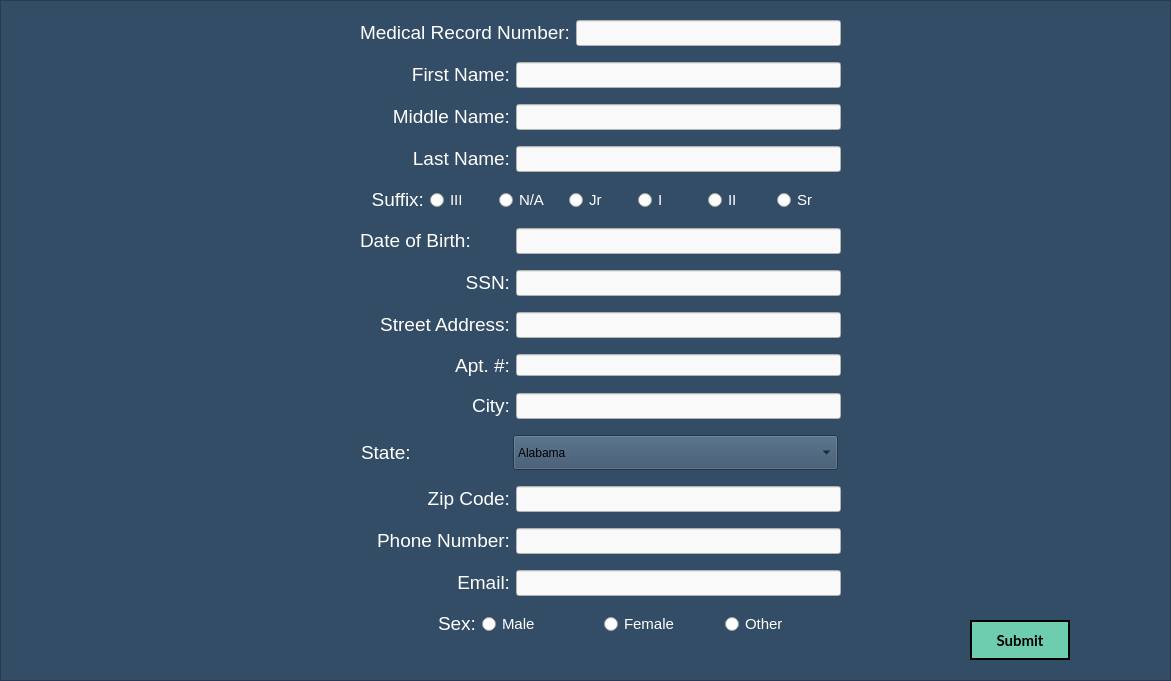
    <widget class="QFrame" name="InputsFrame">
     <property name="geometry">
      <rect>
       <x>110</x>
       <y>200</y>
       <width>1171</width>
       <height>681</height>
      </rect>
     </property>
     <property name="minimumSize">
      <size>
       <width>0</width>
       <height>681</height>
      </size>
     </property>
     <property name="maximumSize">
      <size>
       <width>16777215</width>
       <height>630</height>
      </size>
     </property>
     <property name="styleSheet">
      <string notr="true">QFrame {
	border-image: none;
	background-color: rgb(52, 77, 103);
}</string>
     </property>
     <property name="frameShape">
      <enum>QFrame::StyledPanel</enum>
     </property>
     <property name="frameShadow">
      <enum>QFrame::Raised</enum>
     </property>
     <widget class="QWidget" name="verticalLayoutWidget">
      <property name="geometry">
       <rect>
        <x>360</x>
        <y>10</y>
        <width>481</width>
        <height>651</height>
       </rect>
      </property>
      <layout class="QVBoxLayout" name="verticalLayout_9">
       <item>
        <layout class="QHBoxLayout" name="horizontalLayout_MedicalRecordNumber">
         <item>
          <widget class="QLabel" name="Medical_Record_Number_label">
           <property name="font">
            <font>
             <pointsize>14</pointsize>
            </font>
           </property>
           <property name="styleSheet">
            <string notr="true">background-color: rgb(52, 77, 103);</string>
           </property>
           <property name="text">
            <string>&lt;html&gt;&lt;head/&gt;&lt;body&gt;&lt;p&gt;&lt;span style=&quot; color:#ffffff;&quot;&gt;Medical Record Number:&lt;/span&gt;&lt;/p&gt;&lt;/body&gt;&lt;/html&gt;</string>
           </property>
           <property name="alignment">
            <set>Qt::AlignRight|Qt::AlignTrailing|Qt::AlignVCenter</set>
           </property>
          </widget>
         </item>
         <item>
          <widget class="QLineEdit" name="mrn_lineEdit">
           <property name="maximumSize">
            <size>
             <width>10000</width>
             <height>16777215</height>
            </size>
           </property>
           <property name="font">
            <font>
             <pointsize>11</pointsize>
            </font>
           </property>
           <property name="styleSheet">
            <string notr="true">background-color: rgb(249, 249, 249);</string>
           </property>
          </widget>
         </item>
        </layout>
       </item>
       <item>
        <layout class="QHBoxLayout" name="horizontalLayout_FirstName">
         <item>
          <widget class="QLabel" name="first_name_label">
           <property name="font">
            <font>
             <pointsize>14</pointsize>
            </font>
           </property>
           <property name="styleSheet">
            <string notr="true">background-color: rgb(52, 77, 103);</string>
           </property>
           <property name="text">
            <string>&lt;html&gt;&lt;head/&gt;&lt;body&gt;&lt;p&gt;&lt;span style=&quot; color:#ffffff;&quot;&gt;First Name:&lt;/span&gt;&lt;/p&gt;&lt;/body&gt;&lt;/html&gt;</string>
           </property>
           <property name="alignment">
            <set>Qt::AlignRight|Qt::AlignTrailing|Qt::AlignVCenter</set>
           </property>
          </widget>
         </item>
         <item>
          <widget class="QLineEdit" name="first_name_lineEdit">
           <property name="maximumSize">
            <size>
             <width>325</width>
             <height>16777215</height>
            </size>
           </property>
           <property name="font">
            <font>
             <pointsize>11</pointsize>
            </font>
           </property>
           <property name="styleSheet">
            <string notr="true">background-color: rgb(249, 249, 249);</string>
           </property>
           <property name="readOnly">
            <bool>false</bool>
           </property>
          </widget>
         </item>
        </layout>
       </item>
       <item>
        <layout class="QHBoxLayout" name="horizontalLayout_MiddleName">
         <item>
          <widget class="QLabel" name="middle_name_label">
           <property name="font">
            <font>
             <pointsize>14</pointsize>
            </font>
           </property>
           <property name="styleSheet">
            <string notr="true">background-color: rgb(52, 77, 103);</string>
           </property>
           <property name="text">
            <string>&lt;html&gt;&lt;head/&gt;&lt;body&gt;&lt;p&gt;&lt;span style=&quot; color:#ffffff;&quot;&gt;Middle Name:&lt;/span&gt;&lt;/p&gt;&lt;/body&gt;&lt;/html&gt;</string>
           </property>
           <property name="alignment">
            <set>Qt::AlignRight|Qt::AlignTrailing|Qt::AlignVCenter</set>
           </property>
          </widget>
         </item>
         <item>
          <widget class="QLineEdit" name="middle_name_lineEdit">
           <property name="maximumSize">
            <size>
             <width>325</width>
             <height>16777215</height>
            </size>
           </property>
           <property name="font">
            <font>
             <pointsize>11</pointsize>
            </font>
           </property>
           <property name="styleSheet">
            <string notr="true">background-color: rgb(249, 249, 249);</string>
           </property>
           <property name="readOnly">
            <bool>false</bool>
           </property>
          </widget>
         </item>
        </layout>
       </item>
       <item>
        <layout class="QHBoxLayout" name="horizontalLayout_LastName">
         <item>
          <widget class="QLabel" name="last_name_label">
           <property name="font">
            <font>
             <pointsize>14</pointsize>
            </font>
           </property>
           <property name="styleSheet">
            <string notr="true">background-color: rgb(52, 77, 103);</string>
           </property>
           <property name="text">
            <string>&lt;html&gt;&lt;head/&gt;&lt;body&gt;&lt;p&gt;&lt;span style=&quot; color:#ffffff;&quot;&gt;Last Name:&lt;/span&gt;&lt;/p&gt;&lt;/body&gt;&lt;/html&gt;</string>
           </property>
           <property name="alignment">
            <set>Qt::AlignRight|Qt::AlignTrailing|Qt::AlignVCenter</set>
           </property>
          </widget>
         </item>
         <item>
          <widget class="QLineEdit" name="last_name_lineEdit">
           <property name="maximumSize">
            <size>
             <width>325</width>
             <height>16777215</height>
            </size>
           </property>
           <property name="font">
            <font>
             <pointsize>11</pointsize>
            </font>
           </property>
           <property name="styleSheet">
            <string notr="true">background-color: rgb(249, 249, 249);</string>
           </property>
          </widget>
         </item>
        </layout>
       </item>
       <item>
        <layout class="QHBoxLayout" name="horizontalLayout_Suffeix">
         <item>
          <widget class="QLabel" name="suffix_label">
           <property name="font">
            <font>
             <pointsize>14</pointsize>
            </font>
           </property>
           <property name="styleSheet">
            <string notr="true">background-color: rgb(52, 77, 103);</string>
           </property>
           <property name="text">
            <string>&lt;html&gt;&lt;head/&gt;&lt;body&gt;&lt;p&gt;&lt;span style=&quot; color:#ffffff;&quot;&gt;Suffix:&lt;/span&gt;&lt;/p&gt;&lt;/body&gt;&lt;/html&gt;</string>
           </property>
           <property name="alignment">
            <set>Qt::AlignRight|Qt::AlignTrailing|Qt::AlignVCenter</set>
           </property>
          </widget>
         </item>
         <item>
          <widget class="QRadioButton" name="III_radioButton_3">
           <property name="font">
            <font>
             <pointsize>11</pointsize>
            </font>
           </property>
           <property name="styleSheet">
            <string notr="true">color: rgb(255, 255, 255);</string>
           </property>
           <property name="text">
            <string>III</string>
           </property>
          </widget>
         </item>
         <item>
          <widget class="QRadioButton" name="radioButton_8">
           <property name="font">
            <font>
             <pointsize>11</pointsize>
            </font>
           </property>
           <property name="styleSheet">
            <string notr="true">color: rgb(255, 255, 255);</string>
           </property>
           <property name="text">
            <string>N/A</string>
           </property>
          </widget>
         </item>
         <item>
          <widget class="QRadioButton" name="jr_radioButton_3">
           <property name="font">
            <font>
             <pointsize>11</pointsize>
            </font>
           </property>
           <property name="styleSheet">
            <string notr="true">color: rgb(255, 255, 255);</string>
           </property>
           <property name="text">
            <string>Jr</string>
           </property>
          </widget>
         </item>
         <item>
          <widget class="QRadioButton" name="I_radioButton_3">
           <property name="font">
            <font>
             <pointsize>11</pointsize>
            </font>
           </property>
           <property name="styleSheet">
            <string notr="true">color: rgb(255, 255, 255);</string>
           </property>
           <property name="text">
            <string>I</string>
           </property>
          </widget>
         </item>
         <item>
          <widget class="QRadioButton" name="II_radioButton_3">
           <property name="font">
            <font>
             <pointsize>11</pointsize>
            </font>
           </property>
           <property name="styleSheet">
            <string notr="true">color: rgb(255, 255, 255);</string>
           </property>
           <property name="text">
            <string>II</string>
           </property>
          </widget>
         </item>
         <item>
          <widget class="QRadioButton" name="sr_radioButton_3">
           <property name="font">
            <font>
             <pointsize>11</pointsize>
            </font>
           </property>
           <property name="styleSheet">
            <string notr="true">color: rgb(255, 255, 255);</string>
           </property>
           <property name="text">
            <string>Sr</string>
           </property>
          </widget>
         </item>
        </layout>
       </item>
       <item>
        <layout class="QHBoxLayout" name="horizontalLayout_DOB">
         <item>
          <widget class="QLabel" name="date_of_birth_label">
           <property name="font">
            <font>
             <pointsize>14</pointsize>
            </font>
           </property>
           <property name="styleSheet">
            <string notr="true">background-color: rgb(52, 77, 103);</string>
           </property>
           <property name="text">
            <string>&lt;html&gt;&lt;head/&gt;&lt;body&gt;&lt;p&gt;&lt;span style=&quot; color:#ffffff;&quot;&gt;Date of Birth:&lt;/span&gt;&lt;/p&gt;&lt;/body&gt;&lt;/html&gt;</string>
           </property>
          </widget>
         </item>
         <item>
          <widget class="QLineEdit" name="date_of_birth_lineEdit">
           <property name="maximumSize">
            <size>
             <width>325</width>
             <height>16777215</height>
            </size>
           </property>
           <property name="font">
            <font>
             <pointsize>11</pointsize>
            </font>
           </property>
           <property name="styleSheet">
            <string notr="true">background-color: rgb(249, 249, 249);</string>
           </property>
          </widget>
         </item>
        </layout>
       </item>
       <item>
        <layout class="QHBoxLayout" name="horizontalLayout_SSN">
         <item>
          <widget class="QLabel" name="ssn_label">
           <property name="font">
            <font>
             <pointsize>14</pointsize>
            </font>
           </property>
           <property name="styleSheet">
            <string notr="true">background-color: rgb(52, 77, 103);</string>
           </property>
           <property name="text">
            <string>&lt;html&gt;&lt;head/&gt;&lt;body&gt;&lt;p&gt;&lt;span style=&quot; color:#ffffff;&quot;&gt;SSN:&lt;/span&gt;&lt;/p&gt;&lt;/body&gt;&lt;/html&gt;</string>
           </property>
           <property name="alignment">
            <set>Qt::AlignRight|Qt::AlignTrailing|Qt::AlignVCenter</set>
           </property>
          </widget>
         </item>
         <item>
          <widget class="QLineEdit" name="ssn_lineEdit">
           <property name="maximumSize">
            <size>
             <width>325</width>
             <height>16777215</height>
            </size>
           </property>
           <property name="font">
            <font>
             <pointsize>11</pointsize>
            </font>
           </property>
           <property name="styleSheet">
            <string notr="true">background-color: rgb(249, 249, 249);</string>
           </property>
          </widget>
         </item>
        </layout>
       </item>
       <item>
        <layout class="QHBoxLayout" name="horizontalLayout_StreetAdress">
         <item>
          <widget class="QLabel" name="street_address_label">
           <property name="font">
            <font>
             <pointsize>14</pointsize>
            </font>
           </property>
           <property name="styleSheet">
            <string notr="true">background-color: rgb(52, 77, 103);</string>
           </property>
           <property name="text">
            <string>&lt;html&gt;&lt;head/&gt;&lt;body&gt;&lt;p&gt;&lt;span style=&quot; color:#ffffff;&quot;&gt;Street Address:&lt;/span&gt;&lt;/p&gt;&lt;/body&gt;&lt;/html&gt;</string>
           </property>
           <property name="alignment">
            <set>Qt::AlignRight|Qt::AlignTrailing|Qt::AlignVCenter</set>
           </property>
          </widget>
         </item>
         <item>
          <widget class="QLineEdit" name="street_address_lineEdit">
           <property name="maximumSize">
            <size>
             <width>325</width>
             <height>16777215</height>
            </size>
           </property>
           <property name="font">
            <font>
             <pointsize>11</pointsize>
            </font>
           </property>
           <property name="styleSheet">
            <string notr="true">background-color: rgb(249, 249, 249);</string>
           </property>
          </widget>
         </item>
        </layout>
       </item>
       <item>
        <layout class="QHBoxLayout" name="horizontalLayout_AptNumber">
         <item>
          <widget class="QLabel" name="new_patient_apt_label_3">
           <property name="font">
            <font>
             <pointsize>14</pointsize>
            </font>
           </property>
           <property name="styleSheet">
            <string notr="true">background-color: rgb(52, 77, 103);
color: rgb(255, 255, 255);</string>
           </property>
           <property name="text">
            <string>Apt. #:</string>
           </property>
           <property name="alignment">
            <set>Qt::AlignRight|Qt::AlignTrailing|Qt::AlignVCenter</set>
           </property>
          </widget>
         </item>
         <item>
          <widget class="QLineEdit" name="new_patient_apt_lineEdit_3">
           <property name="maximumSize">
            <size>
             <width>325</width>
             <height>16777215</height>
            </size>
           </property>
           <property name="styleSheet">
            <string notr="true">background-color: rgb(249, 249, 249);</string>
           </property>
          </widget>
         </item>
        </layout>
       </item>
       <item>
        <layout class="QHBoxLayout" name="horizontalLayout_4">
         <item>
          <widget class="QLabel" name="city_label">
           <property name="font">
            <font>
             <pointsize>14</pointsize>
            </font>
           </property>
           <property name="styleSheet">
            <string notr="true">background-color: rgb(52, 77, 103);</string>
           </property>
           <property name="text">
            <string>&lt;html&gt;&lt;head/&gt;&lt;body&gt;&lt;p&gt;&lt;span style=&quot; color:#ffffff;&quot;&gt;City:&lt;/span&gt;&lt;/p&gt;&lt;/body&gt;&lt;/html&gt;</string>
           </property>
           <property name="alignment">
            <set>Qt::AlignRight|Qt::AlignTrailing|Qt::AlignVCenter</set>
           </property>
          </widget>
         </item>
         <item>
          <widget class="QLineEdit" name="city_lineEdit">
           <property name="maximumSize">
            <size>
             <width>325</width>
             <height>16777215</height>
            </size>
           </property>
           <property name="baseSize">
            <size>
             <width>200</width>
             <height>0</height>
            </size>
           </property>
           <property name="font">
            <font>
             <pointsize>11</pointsize>
            </font>
           </property>
           <property name="styleSheet">
            <string notr="true">background-color: rgb(249, 249, 249);</string>
           </property>
           <property name="readOnly">
            <bool>true</bool>
           </property>
          </widget>
         </item>
        </layout>
       </item>
       <item>
        <layout class="QHBoxLayout" name="horizontalLayout_State">
         <item>
          <widget class="QLabel" name="state_label">
           <property name="maximumSize">
            <size>
             <width>145</width>
             <height>16777215</height>
            </size>
           </property>
           <property name="font">
            <font>
             <pointsize>14</pointsize>
            </font>
           </property>
           <property name="styleSheet">
            <string notr="true">background-color: rgb(52, 77, 103);</string>
           </property>
           <property name="text">
            <string>&lt;html&gt;&lt;head/&gt;&lt;body&gt;&lt;p&gt;&lt;span style=&quot; color:#ffffff;&quot;&gt;State:&lt;/span&gt;&lt;/p&gt;&lt;/body&gt;&lt;/html&gt;</string>
           </property>
          </widget>
         </item>
         <item>
          <widget class="QComboBox" name="new_patient_state_comboBox_3">
           <property name="maximumSize">
            <size>
             <width>325</width>
             <height>35</height>
            </size>
           </property>
           <property name="styleSheet">
            <string notr="true">background-color: rgb(52, 77, 103);</string>
           </property>
           <item>
            <property name="text">
             <string>Alabama</string>
            </property>
           </item>
           <item>
            <property name="text">
             <string>Alaska</string>
            </property>
           </item>
           <item>
            <property name="text">
             <string>Arizona</string>
            </property>
           </item>
           <item>
            <property name="text">
             <string>Arkansas</string>
            </property>
           </item>
           <item>
            <property name="text">
             <string>California</string>
            </property>
           </item>
           <item>
            <property name="text">
             <string>Colorado</string>
            </property>
           </item>
           <item>
            <property name="text">
             <string>Connecticut</string>
            </property>
           </item>
           <item>
            <property name="text">
             <string>Delaware</string>
            </property>
           </item>
           <item>
            <property name="text">
             <string>Florida</string>
            </property>
           </item>
           <item>
            <property name="text">
             <string>Georgia</string>
            </property>
           </item>
           <item>
            <property name="text">
             <string>Hawaii</string>
            </property>
           </item>
           <item>
            <property name="text">
             <string>Idaho</string>
            </property>
           </item>
           <item>
            <property name="text">
             <string>Illinois</string>
            </property>
           </item>
           <item>
            <property name="text">
             <string>Indiana</string>
            </property>
           </item>
           <item>
            <property name="text">
             <string>Iowa</string>
            </property>
           </item>
           <item>
            <property name="text">
             <string>Kansas</string>
            </property>
           </item>
           <item>
            <property name="text">
             <string>Kentucky</string>
            </property>
           </item>
           <item>
            <property name="text">
             <string>Louisiana</string>
            </property>
           </item>
           <item>
            <property name="text">
             <string>Maine</string>
            </property>
           </item>
           <item>
            <property name="text">
             <string>Maryland</string>
            </property>
           </item>
           <item>
            <property name="text">
             <string>Massachusetts</string>
            </property>
           </item>
           <item>
            <property name="text">
             <string>Michigan</string>
            </property>
           </item>
           <item>
            <property name="text">
             <string>Minnesota</string>
            </property>
           </item>
           <item>
            <property name="text">
             <string>Mississippi</string>
            </property>
           </item>
           <item>
            <property name="text">
             <string>Missouri</string>
            </property>
           </item>
           <item>
            <property name="text">
             <string>Montana</string>
            </property>
           </item>
           <item>
            <property name="text">
             <string>Nebraska</string>
            </property>
           </item>
           <item>
            <property name="text">
             <string>Nevada</string>
            </property>
           </item>
           <item>
            <property name="text">
             <string>New Hampshire</string>
            </property>
           </item>
           <item>
            <property name="text">
             <string>New Jersey</string>
            </property>
           </item>
           <item>
            <property name="text">
             <string>New Mexico</string>
            </property>
           </item>
           <item>
            <property name="text">
             <string>New York</string>
            </property>
           </item>
           <item>
            <property name="text">
             <string>North Carolina</string>
            </property>
           </item>
           <item>
            <property name="text">
             <string>North Dakota</string>
            </property>
           </item>
           <item>
            <property name="text">
             <string>Ohio</string>
            </property>
           </item>
           <item>
            <property name="text">
             <string>Oklahoma</string>
            </property>
           </item>
           <item>
            <property name="text">
             <string>Oregon</string>
            </property>
           </item>
           <item>
            <property name="text">
             <string>Pennsylvania</string>
            </property>
           </item>
           <item>
            <property name="text">
             <string>Rhode Island</string>
            </property>
           </item>
           <item>
            <property name="text">
             <string>South Carolina</string>
            </property>
           </item>
           <item>
            <property name="text">
             <string>South Dakota</string>
            </property>
           </item>
           <item>
            <property name="text">
             <string>Tennessee</string>
            </property>
           </item>
           <item>
            <property name="text">
             <string>Texas</string>
            </property>
           </item>
           <item>
            <property name="text">
             <string>Utah</string>
            </property>
           </item>
           <item>
            <property name="text">
             <string>Vermont</string>
            </property>
           </item>
           <item>
            <property name="text">
             <string>Virginia</string>
            </property>
           </item>
           <item>
            <property name="text">
             <string>Washington</string>
            </property>
           </item>
           <item>
            <property name="text">
             <string>West Virginia</string>
            </property>
           </item>
           <item>
            <property name="text">
             <string>Wisconsin</string>
            </property>
           </item>
           <item>
            <property name="text">
             <string>Wyoming</string>
            </property>
           </item>
          </widget>
         </item>
        </layout>
       </item>
       <item>
        <layout class="QHBoxLayout" name="horizontalLayout_ZipCode">
         <item>
          <widget class="QLabel" name="zip_code_label">
           <property name="font">
            <font>
             <pointsize>14</pointsize>
            </font>
           </property>
           <property name="styleSheet">
            <string notr="true">background-color: rgb(52, 77, 103);</string>
           </property>
           <property name="text">
            <string>&lt;html&gt;&lt;head/&gt;&lt;body&gt;&lt;p&gt;&lt;span style=&quot; color:#ffffff;&quot;&gt;Zip Code:&lt;/span&gt;&lt;/p&gt;&lt;/body&gt;&lt;/html&gt;</string>
           </property>
           <property name="alignment">
            <set>Qt::AlignRight|Qt::AlignTrailing|Qt::AlignVCenter</set>
           </property>
          </widget>
         </item>
         <item>
          <widget class="QLineEdit" name="zip_code_lineEdit">
           <property name="maximumSize">
            <size>
             <width>325</width>
             <height>16777215</height>
            </size>
           </property>
           <property name="font">
            <font>
             <pointsize>11</pointsize>
            </font>
           </property>
           <property name="styleSheet">
            <string notr="true">background-color: rgb(249, 249, 249);</string>
           </property>
          </widget>
         </item>
        </layout>
       </item>
       <item>
        <layout class="QHBoxLayout" name="horizontalLayout_PhoneNumber">
         <item>
          <widget class="QLabel" name="phone_number_label">
           <property name="font">
            <font>
             <pointsize>14</pointsize>
            </font>
           </property>
           <property name="styleSheet">
            <string notr="true">background-color: rgb(52, 77, 103);</string>
           </property>
           <property name="text">
            <string>&lt;html&gt;&lt;head/&gt;&lt;body&gt;&lt;p&gt;&lt;span style=&quot; color:#ffffff;&quot;&gt;Phone Number:&lt;/span&gt;&lt;/p&gt;&lt;/body&gt;&lt;/html&gt;</string>
           </property>
           <property name="alignment">
            <set>Qt::AlignRight|Qt::AlignTrailing|Qt::AlignVCenter</set>
           </property>
          </widget>
         </item>
         <item>
          <widget class="QLineEdit" name="phone_number_lineEdit">
           <property name="maximumSize">
            <size>
             <width>325</width>
             <height>16777215</height>
            </size>
           </property>
           <property name="font">
            <font>
             <pointsize>11</pointsize>
            </font>
           </property>
           <property name="styleSheet">
            <string notr="true">background-color: rgb(249, 249, 249);</string>
           </property>
          </widget>
         </item>
        </layout>
       </item>
       <item>
        <layout class="QHBoxLayout" name="horizontalLayout_Email">
         <item>
          <widget class="QLabel" name="email_label">
           <property name="font">
            <font>
             <pointsize>14</pointsize>
            </font>
           </property>
           <property name="styleSheet">
            <string notr="true">background-color: rgb(52, 77, 103);</string>
           </property>
           <property name="text">
            <string>&lt;html&gt;&lt;head/&gt;&lt;body&gt;&lt;p&gt;&lt;span style=&quot; color:#ffffff;&quot;&gt;Email:&lt;/span&gt;&lt;/p&gt;&lt;/body&gt;&lt;/html&gt;</string>
           </property>
           <property name="alignment">
            <set>Qt::AlignRight|Qt::AlignTrailing|Qt::AlignVCenter</set>
           </property>
          </widget>
         </item>
         <item>
          <widget class="QLineEdit" name="email_lineEdit">
           <property name="maximumSize">
            <size>
             <width>325</width>
             <height>16777215</height>
            </size>
           </property>
           <property name="font">
            <font>
             <pointsize>11</pointsize>
            </font>
           </property>
           <property name="styleSheet">
            <string notr="true">background-color: rgb(249, 249, 249);</string>
           </property>
          </widget>
         </item>
        </layout>
       </item>
       <item>
        <layout class="QHBoxLayout" name="horizontalLayout_Gender">
         <item>
          <widget class="QLabel" name="gender_label">
           <property name="font">
            <font>
             <pointsize>14</pointsize>
            </font>
           </property>
           <property name="styleSheet">
            <string notr="true">background-color: rgb(52, 77, 103);</string>
           </property>
           <property name="text">
            <string>&lt;html&gt;&lt;head/&gt;&lt;body&gt;&lt;p&gt;&lt;span style=&quot; color:#ffffff;&quot;&gt;Sex:&lt;/span&gt;&lt;/p&gt;&lt;/body&gt;&lt;/html&gt;</string>
           </property>
           <property name="alignment">
            <set>Qt::AlignRight|Qt::AlignTrailing|Qt::AlignVCenter</set>
           </property>
          </widget>
         </item>
         <item>
          <widget class="QRadioButton" name="radioButtonGenderM">
           <property name="font">
            <font>
             <pointsize>11</pointsize>
            </font>
           </property>
           <property name="styleSheet">
            <string notr="true">color: rgb(255, 255, 255);</string>
           </property>
           <property name="text">
            <string>Male</string>
           </property>
          </widget>
         </item>
         <item>
          <widget class="QRadioButton" name="radioButton_GenderF">
           <property name="font">
            <font>
             <pointsize>11</pointsize>
            </font>
           </property>
           <property name="styleSheet">
            <string notr="true">color: rgb(255, 255, 255);</string>
           </property>
           <property name="text">
            <string>Female</string>
           </property>
          </widget>
         </item>
         <item>
          <widget class="QRadioButton" name="radioButtonGenderO">
           <property name="font">
            <font>
             <pointsize>11</pointsize>
            </font>
           </property>
           <property name="styleSheet">
            <string notr="true">color: rgb(255, 255, 255);</string>
           </property>
           <property name="text">
            <string>Other</string>
           </property>
          </widget>
         </item>
        </layout>
       </item>
      </layout>
     </widget>
     <widget class="QPushButton" name="btnSubmitNewPatient">
      <property name="enabled">
       <bool>true</bool>
      </property>
      <property name="geometry">
       <rect>
        <x>970</x>
        <y>620</y>
        <width>100</width>
        <height>40</height>
       </rect>
      </property>
      <property name="minimumSize">
       <size>
        <width>100</width>
        <height>40</height>
       </size>
      </property>
      <property name="maximumSize">
       <size>
        <width>100</width>
        <height>16777215</height>
       </size>
      </property>
      <property name="font">
       <font>
        <family>Lato</family>
        <pointsize>11</pointsize>
        <weight>75</weight>
        <bold>true</bold>
       </font>
      </property>
      <property name="cursor">
       <cursorShape>PointingHandCursor</cursorShape>
      </property>
      <property name="styleSheet">
       <string notr="true">QPushButton {
	border-image: none;
	background-color: #6ECCAF;
	color: black;
	border: 2px solid black;
}

QPushButton::hover {
	background-color: rgb(139, 231, 100);
	color: white;
}

</string>
      </property>
      <property name="text">
       <string>Submit</string>
      </property>
     </widget>
    </widget>
